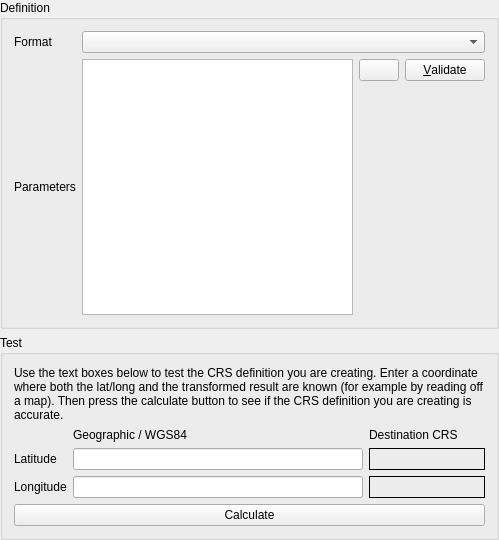
<?xml version="1.0" encoding="UTF-8"?>
<ui version="4.0">
 <class>QgsCrsDefinitionWidgetBase</class>
 <widget class="QWidget" name="QgsCrsDefinitionWidgetBase">
  <property name="geometry">
   <rect>
    <x>0</x>
    <y>0</y>
    <width>499</width>
    <height>540</height>
   </rect>
  </property>
  <property name="windowTitle">
   <string>Custom Coordinate Reference System Definition</string>
  </property>
  <property name="windowIcon">
   <iconset>
    <normaloff>.</normaloff>.</iconset>
  </property>
  <layout class="QGridLayout" name="gridLayout">
   <property name="leftMargin">
    <number>0</number>
   </property>
   <property name="topMargin">
    <number>0</number>
   </property>
   <property name="rightMargin">
    <number>0</number>
   </property>
   <property name="bottomMargin">
    <number>0</number>
   </property>
   <item row="0" column="0">
    <widget class="QgsCollapsibleGroupBox" name="groupBox">
     <property name="title">
      <string>Definition</string>
     </property>
     <layout class="QGridLayout" name="gridLayout_3" rowstretch="0,0">
      <item row="1" column="1">
       <layout class="QGridLayout" name="gridLayout_4">
        <item row="0" column="2">
         <widget class="QPushButton" name="mButtonValidate">
          <property name="toolTip">
           <string>Validate the current CRS definition and test whether it is an acceptable projection definition</string>
          </property>
          <property name="text">
           <string>&amp;Validate</string>
          </property>
         </widget>
        </item>
        <item row="0" column="1">
         <widget class="QPushButton" name="mButtonCopyCRS">
          <property name="toolTip">
           <string>Copy parameters from existing CRS</string>
          </property>
          <property name="text">
           <string/>
          </property>
          <property name="icon">
           <iconset resource="../../images/images.qrc">
            <normaloff>:/images/themes/default/mActionEditCopy.svg</normaloff>:/images/themes/default/mActionEditCopy.svg</iconset>
          </property>
         </widget>
        </item>
        <item row="1" column="2">
         <spacer name="verticalSpacer_2">
          <property name="orientation">
           <enum>Qt::Vertical</enum>
          </property>
          <property name="sizeHint" stdset="0">
           <size>
            <width>20</width>
            <height>40</height>
           </size>
          </property>
         </spacer>
        </item>
        <item row="0" column="0" rowspan="2">
         <widget class="QPlainTextEdit" name="mTextEditParameters"/>
        </item>
       </layout>
      </item>
      <item row="0" column="0">
       <widget class="QLabel" name="label_5">
        <property name="text">
         <string>Format</string>
        </property>
       </widget>
      </item>
      <item row="1" column="0">
       <widget class="QLabel" name="label_4">
        <property name="text">
         <string>Parameters</string>
        </property>
       </widget>
      </item>
      <item row="0" column="1">
       <widget class="QComboBox" name="mFormatComboBox"/>
      </item>
     </layout>
    </widget>
   </item>
   <item row="1" column="0">
    <widget class="QgsCollapsibleGroupBox" name="groupBox_2">
     <property name="title">
      <string>Test</string>
     </property>
     <property name="collapsed" stdset="0">
      <bool>true</bool>
     </property>
     <layout class="QGridLayout">
      <item row="3" column="0">
       <widget class="QLabel" name="textLabel2_2_2">
        <property name="text">
         <string>Longitude</string>
        </property>
        <property name="buddy">
         <cstring>mEastWGS84Edit</cstring>
        </property>
       </widget>
      </item>
      <item row="0" column="0" colspan="3">
       <widget class="QLabel" name="label_2">
        <property name="text">
         <string>Use the text boxes below to test the CRS definition you are creating. Enter a coordinate where both the lat/long and the transformed result are known (for example by reading off a map). Then press the calculate button to see if the CRS definition you are creating is accurate.</string>
        </property>
        <property name="wordWrap">
         <bool>true</bool>
        </property>
       </widget>
      </item>
      <item row="1" column="1">
       <widget class="QLabel" name="textLabel1_3">
        <property name="text">
         <string>Geographic / WGS84</string>
        </property>
       </widget>
      </item>
      <item row="1" column="2">
       <widget class="QLabel" name="textLabel2_3">
        <property name="text">
         <string>Destination CRS        </string>
        </property>
       </widget>
      </item>
      <item row="2" column="0">
       <widget class="QLabel" name="textLabel2_2">
        <property name="text">
         <string>Latitude</string>
        </property>
        <property name="buddy">
         <cstring>mNorthWGS84Edit</cstring>
        </property>
       </widget>
      </item>
      <item row="2" column="1">
       <widget class="QLineEdit" name="mNorthWGS84Edit">
        <property name="enabled">
         <bool>true</bool>
        </property>
       </widget>
      </item>
      <item row="2" column="2">
       <widget class="QLabel" name="mProjectedXLabel">
        <property name="enabled">
         <bool>true</bool>
        </property>
        <property name="frameShape">
         <enum>QFrame::Box</enum>
        </property>
        <property name="text">
         <string/>
        </property>
       </widget>
      </item>
      <item row="3" column="1">
       <widget class="QLineEdit" name="mEastWGS84Edit"/>
      </item>
      <item row="3" column="2">
       <widget class="QLabel" name="mProjectedYLabel">
        <property name="enabled">
         <bool>true</bool>
        </property>
        <property name="frameShape">
         <enum>QFrame::Box</enum>
        </property>
        <property name="text">
         <string/>
        </property>
        <property name="margin">
         <number>1</number>
        </property>
       </widget>
      </item>
      <item row="4" column="0" colspan="3">
       <widget class="QPushButton" name="mButtonCalculate">
        <property name="text">
         <string>Calculate</string>
        </property>
       </widget>
      </item>
     </layout>
    </widget>
   </item>
  </layout>
 </widget>
 <layoutdefault spacing="6" margin="11"/>
 <customwidgets>
  <customwidget>
   <class>QgsCollapsibleGroupBox</class>
   <extends>QGroupBox</extends>
   <header>qgscollapsiblegroupbox.h</header>
   <container>1</container>
  </customwidget>
 </customwidgets>
 <tabstops>
  <tabstop>mFormatComboBox</tabstop>
  <tabstop>mTextEditParameters</tabstop>
  <tabstop>mButtonCopyCRS</tabstop>
  <tabstop>mButtonValidate</tabstop>
  <tabstop>mNorthWGS84Edit</tabstop>
  <tabstop>mEastWGS84Edit</tabstop>
  <tabstop>mButtonCalculate</tabstop>
 </tabstops>
 <resources>
  <include location="../../images/images.qrc"/>
  <include location="../../images/images.qrc"/>
 </resources>
 <connections/>
</ui>
